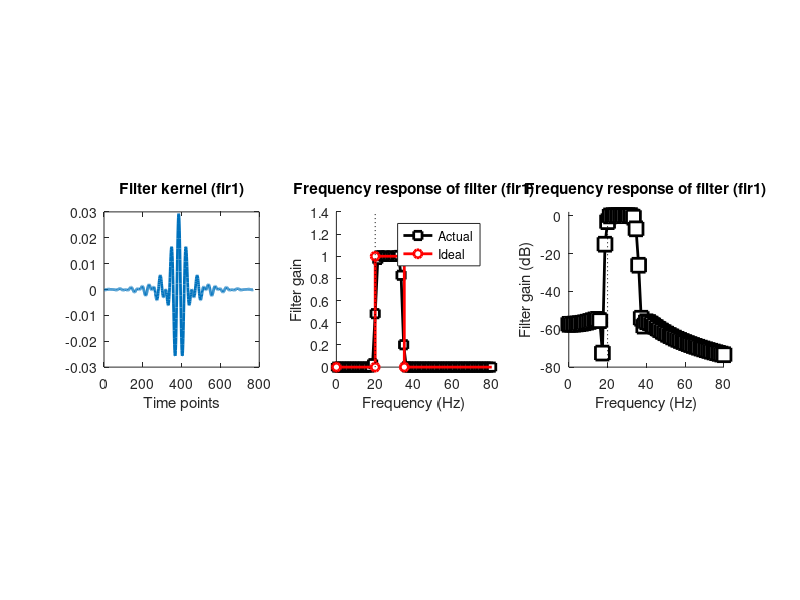
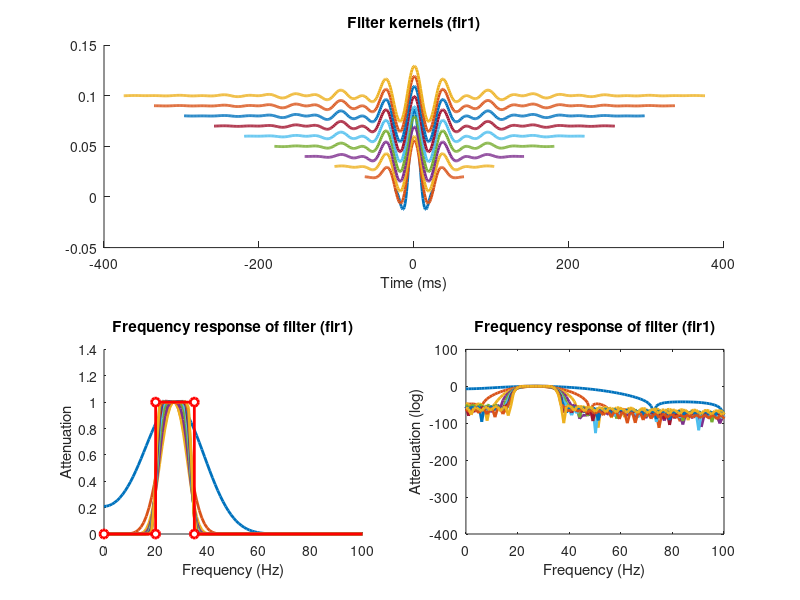

These figures' MATLAB source, in order:
clc;
clear all;


srate   = 1024; % hz
nyquist = srate/2;
frange  = [20 35];
order   = round( 15*srate/frange(1) );

% filter kernel
filtkern = fir1(order,frange/nyquist);

% compute the power spectrum of the filter kernel
filtpow = abs(fft(filtkern)).^2;
% compute the frequencies vector and remove negative frequencies
hz      = linspace(0,srate/2,floor(length(filtkern)/2)+1);
filtpow = filtpow(1:length(hz));




figure(4), clf
subplot(131)
plot(filtkern,'linew',2)
xlabel('Time points')
title('Filter kernel (fir1)')
axis square



% plot amplitude spectrum of the filter kernel
subplot(132), hold on
plot(hz,filtpow,'ks-','linew',2,'markerfacecolor','w')

plot([0 frange(1) frange frange(2) nyquist],[0 0 1 1 0 0],'ro-','linew',2,'markerfacecolor','w')

% dotted line corresponding to the lower edge of the filter cut-off
plot([1 1]*frange(1),get(gca,'ylim'),'k:')

% make the plot look nicer
set(gca,'xlim',[0 frange(1)*4])%,'ylim',[-.05 1.05])
xlabel('Frequency (Hz)'), ylabel('Filter gain')
legend({'Actual';'Ideal'})
title('Frequency response of filter (fir1)')
axis square


subplot(133), hold on
plot(hz,10*log10(filtpow),'ks-','linew',2,'markersize',10,'markerfacecolor','w')
plot([1 1]*frange(1),get(gca,'ylim'),'k:')
set(gca,'xlim',[0 frange(1)*4],'ylim',[-80 2])
xlabel('Frequency (Hz)'), ylabel('Filter gain (dB)')
title('Frequency response of filter (fir1)')
axis square


%% effect of order parameter

orders = round( linspace( (1*srate/frange(1)) / (srate/1000), ...
                   (15*srate/frange(1)) / (srate/1000) ,10) );

fkern = cell(size(orders));
fkernX = zeros(length(orders),1000);
hz = linspace(0,srate,1000);

figure(5), clf
for oi=1:length(orders)
    
    % create filter kernel
    fkern = fir1(orders(oi),frange/nyquist);
    n(oi) = length(fkern);

    % take its FFT
    fkernX(oi,:) = abs(fft(fkern,1000)).^2;
    
    % show in plot
    subplot(211), hold on
    plot((1:n(oi))-n(oi)/2,fkern+.01*oi,'linew',2)
end
xlabel('Time (ms)')
title('Filter kernels (fir1)')



subplot(223), hold on
plot(hz,fkernX,'linew',2)
plot([0 frange(1) frange frange(2) nyquist],[0 0 1 1 0 0],'ro-','linew',2,'markerfacecolor','w')
set(gca,'xlim',[0 100])
xlabel('Frequency (Hz)'), ylabel('Attenuation')
title('Frequency response of filter (fir1)')


subplot(224)
plot(hz,10*log10(fkernX),'linew',2)
set(gca,'xlim',[0 100])
xlabel('Frequency (Hz)'), ylabel('Attenuation (log)')
title('Frequency response of filter (fir1)')

%% done.
